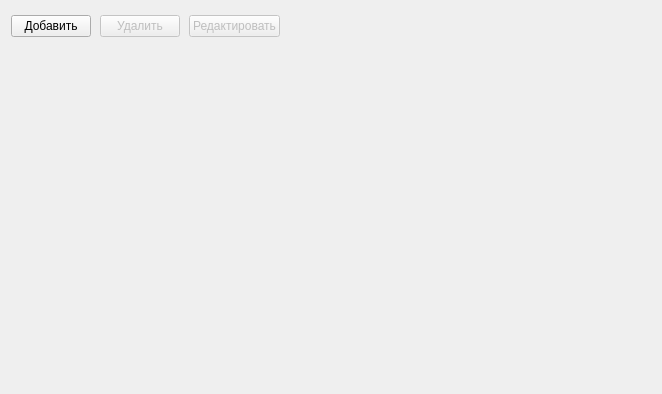
<?xml version="1.0" encoding="UTF-8"?>
<ui version="4.0">
 <class>Content</class>
 <widget class="QWidget" name="Content">
  <property name="geometry">
   <rect>
    <x>0</x>
    <y>0</y>
    <width>662</width>
    <height>394</height>
   </rect>
  </property>
  <property name="windowTitle">
   <string>Form</string>
  </property>
  <property name="styleSheet">
   <string notr="true">QScrollBar {
	border: none;
	background: transparent;
}
QScrollBar:vertical {
	width: 12px;
}
QScrollBar:horizontal {
	height: 12px;
}
QScrollBar::handle {
	background: #249dcd;
	border-radius: 5px;
}
QScrollBar::add-page, QScrollBar::sub-page {
	background: transparent;
}
QScrollBar::add-line, QScrollBar::sub-line {
	height: 0;
    width: 0;
}
QScrollArea {
	background: transparent;
}
QLineEdit {
	background: transparent;
	color: black;
 	font-size: 18px;
	font-family: &quot;Arial&quot;;
  	padding: 2px 0px;
	selection-color: white;
	selection-background-color: #249dcd;
	border: none;
}
QLineEdit:enabled {
	background: #003366;
	color: white;
}
#table {
 	background: transparent;
}</string>
  </property>
  <layout class="QVBoxLayout" name="verticalLayout">
   <property name="spacing">
    <number>18</number>
   </property>
   <item>
    <layout class="QHBoxLayout" name="buttonsLayout">
     <property name="spacing">
      <number>9</number>
     </property>
     <item>
      <widget class="DesktopButton" name="addButton">
       <property name="text">
        <string>Добавить</string>
       </property>
      </widget>
     </item>
     <item>
      <widget class="DesktopButton" name="deleteButton">
       <property name="enabled">
        <bool>false</bool>
       </property>
       <property name="text">
        <string>Удалить</string>
       </property>
      </widget>
     </item>
     <item>
      <widget class="DesktopButton" name="editButton">
       <property name="enabled">
        <bool>false</bool>
       </property>
       <property name="text">
        <string>Редактировать</string>
       </property>
      </widget>
     </item>
     <item>
      <spacer name="horizontalSpacer">
       <property name="orientation">
        <enum>Qt::Horizontal</enum>
       </property>
       <property name="sizeHint" stdset="0">
        <size>
         <width>0</width>
         <height>0</height>
        </size>
       </property>
      </spacer>
     </item>
     <item>
      <widget class="SearchLine" name="searchLine" native="true">
       <property name="maximumSize">
        <size>
         <width>200</width>
         <height>30</height>
        </size>
       </property>
       <property name="autoFillBackground">
        <bool>true</bool>
       </property>
      </widget>
     </item>
    </layout>
   </item>
   <item>
    <widget class="WidgetScrollArea" name="scrollArea">
     <property name="sizePolicy">
      <sizepolicy hsizetype="Preferred" vsizetype="Preferred">
       <horstretch>0</horstretch>
       <verstretch>0</verstretch>
      </sizepolicy>
     </property>
     <property name="styleSheet">
      <string notr="true"/>
     </property>
     <property name="frameShape">
      <enum>QFrame::NoFrame</enum>
     </property>
     <property name="lineWidth">
      <number>0</number>
     </property>
     <property name="widgetResizable">
      <bool>true</bool>
     </property>
     <widget class="CollectionTable" name="table">
      <property name="geometry">
       <rect>
        <x>0</x>
        <y>0</y>
        <width>640</width>
        <height>177</height>
       </rect>
      </property>
     </widget>
    </widget>
   </item>
  </layout>
 </widget>
 <customwidgets>
  <customwidget>
   <class>DesktopButton</class>
   <extends>QPushButton</extends>
   <header>DesktopButton.h</header>
  </customwidget>
  <customwidget>
   <class>SearchLine</class>
   <extends>QWidget</extends>
   <header>widgets/elements/SearchLine.h</header>
   <container>1</container>
  </customwidget>
  <customwidget>
   <class>WidgetScrollArea</class>
   <extends>QScrollArea</extends>
   <header>widgets/WidgetScrollArea.h</header>
   <container>1</container>
  </customwidget>
  <customwidget>
   <class>CollectionTable</class>
   <extends>QWidget</extends>
   <header>widgets/CollectionTable.h</header>
   <container>1</container>
  </customwidget>
 </customwidgets>
 <resources/>
 <connections/>
</ui>
